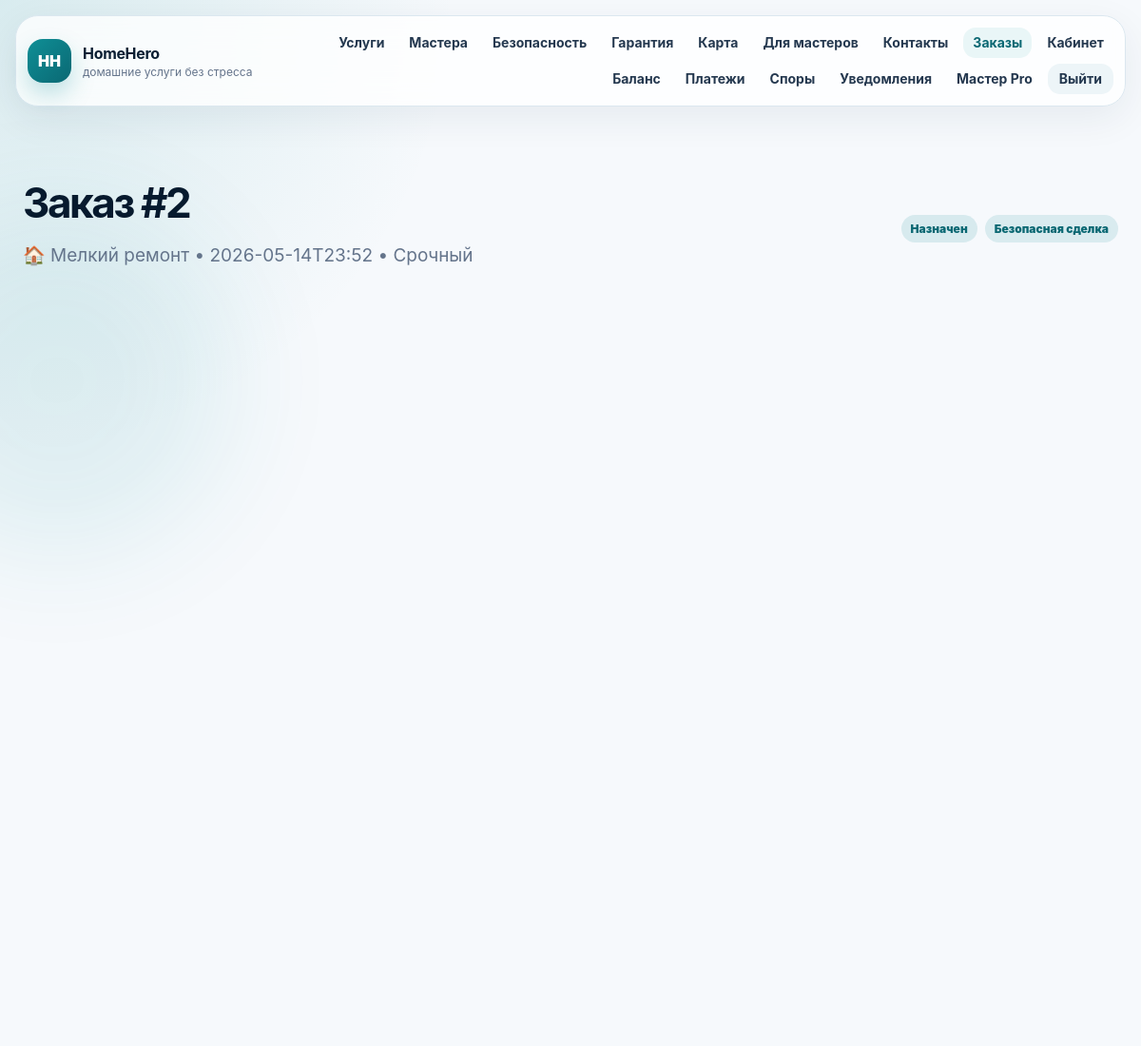
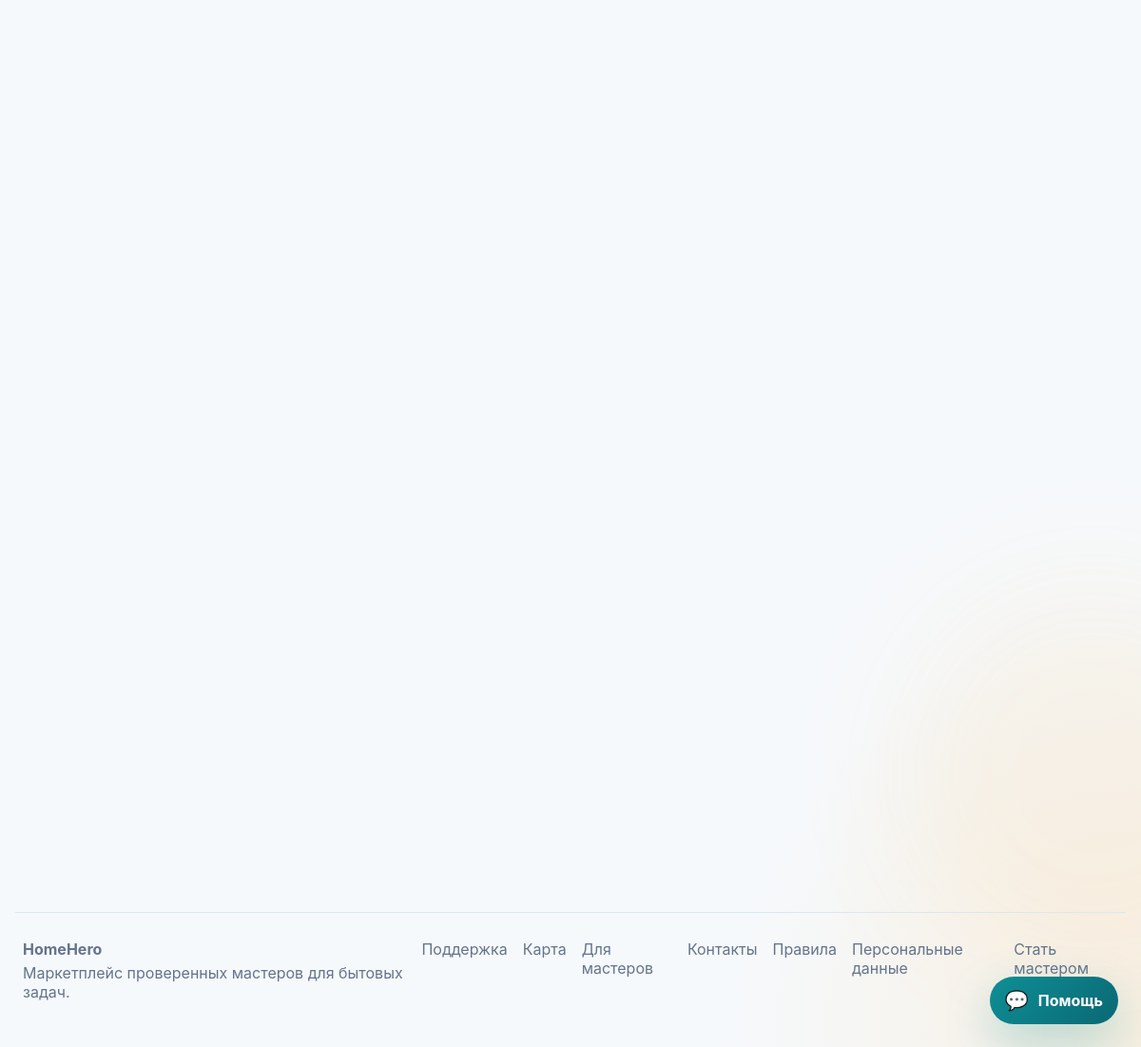
Page /orders/2 (signed in) on the committed database (2 pictures, top to bottom).
### tables this page shows
CREATE TABLE orders (
        id INTEGER PRIMARY KEY AUTOINCREMENT,
        customer_id INTEGER NOT NULL,
        master_id INTEGER,
        category_id INTEGER NOT NULL,
        title TEXT NOT NULL,
        description TEXT NOT NULL,
        address TEXT NOT NULL,
        scheduled_at TEXT NOT NULL,
        budget INTEGER NOT NULL,
        status TEXT NOT NULL DEFAULT 'new',
        payment_status TEXT NOT NULL DEFAULT 'hold',
        created_at TEXT NOT NULL, urgent INTEGER NOT NULL DEFAULT 0, promo_code TEXT DEFAULT '', discount INTEGER NOT NULL DEFAULT 0, final_price INTEGER NOT NULL DEFAULT 0,
        FOREIGN KEY (customer_id) REFERENCES users(id),
        FOREIGN KEY (master_id) REFERENCES users(id),
        FOREIGN KEY (category_id) REFERENCES categories(id)
    );

CREATE TABLE categories (
        id INTEGER PRIMARY KEY AUTOINCREMENT,
        name TEXT NOT NULL UNIQUE,
        description TEXT NOT NULL,
        icon TEXT NOT NULL,
        base_price INTEGER NOT NULL
    );

### app.py (the view, shortened to what this page needs)
@app.route("/orders/<int:order_id>", methods=["GET", "POST"])
@login_required
def order_detail(order_id):
    order = order_or_404(order_id)
    review = one("SELECT * FROM reviews WHERE order_id=?", (order_id,))
    now = datetime.now().isoformat(timespec="seconds")
    messages = all_rows("""
        SELECT m.*, u.name AS sender_name
        FROM order_messages m JOIN users u ON u.id=m.sender_id
        WHERE m.order_id=?
        ORDER BY m.created_at ASC
    """, (order_id,))
    photos = all_rows("SELECT * FROM order_photos WHERE order_id=? ORDER BY created_at DESC", (order_id,))
    warranty = one("SELECT * FROM warranties WHERE order_id=?", (order_id,))
    complaints = all_rows("SELECT * FROM complaints WHERE order_id=? ORDER BY created_at DESC", (order_id,))
    payments = all_rows("SELECT * FROM payments WHERE order_id=? ORDER BY created_at DESC", (order_id,))
    intake_answers = all_rows("SELECT * FROM order_intake_answers WHERE order_id=? ORDER BY id", (order_id,))
    disputes = all_rows("SELECT * FROM disputes WHERE order_id=? ORDER BY created_at DESC", (order_id,))
    return render_template("order_detail.html", order=order, review=review, messages=messages, photos=photos, warranty=warranty, complaints=complaints, payments=payments, intake_answers=intake_answers, disputes=disputes)

### app.py (called while the page is built)
def db():
    if "db" not in g:
        g.db = sqlite3.connect(app.config["DATABASE"])
        g.db.row_factory = sqlite3.Row
    return g.db

def one(sql, params=()):
    return db().execute(sql, params).fetchone()

def all_rows(sql, params=()):
    return db().execute(sql, params).fetchall()

@app.before_request
def load_user():
    user_id = session.get("user_id")
    g.user = one("SELECT * FROM users WHERE id=?", (user_id,)) if user_id else None

@app.context_processor
def globals_for_templates():
    try:
        categories = all_rows("SELECT * FROM categories ORDER BY name")
    except Exception:
        categories = []
    return {
        "nav_categories": categories,
        "status_labels": STATUS_LABELS,
        "payment_labels": PAYMENT_LABELS,
        "ticket_status_labels": TICKET_STATUS_LABELS,
        "ticket_priority_labels": TICKET_PRIORITY_LABELS,
        "verification_status_labels": VERIFICATION_STATUS_LABELS,
        "payment_event_labels": PAYMENT_EVENT_LABELS,
        "dispute_status_labels": DISPUTE_STATUS_LABELS,
        "avatar_src": avatar_src,
        "is_verified": is_verified,
        "current_year": datetime.now().year,
    }

def login_required(view):
    @wraps(view)
    def wrapped(**kwargs):
        if g.user is None:
            flash("Сначала войдите в аккаунт.", "warning")
            return redirect(url_for("login", next=request.path))
        return view(**kwargs)
    return wrapped

def order_or_404(order_id):
    order = one(
        """
        SELECT o.*, c.name AS category_name, c.icon AS category_icon,
               cu.name AS customer_name, cu.phone AS customer_phone,
               mu.name AS master_name, mu.phone AS master_phone
        FROM orders o
        JOIN categories c ON c.id=o.category_id
        JOIN users cu ON cu.id=o.customer_id
        LEFT JOIN users mu ON mu.id=o.master_id
        WHERE o.id=?
        """,
        (order_id,),
    )
    if not order:
        abort(404)
    if g.user["role"] != "admin" and g.user["id"] not in [order["customer_id"], order["master_id"]]:
        abort(403)
    return order

### templates/order_detail.html (shortened to what this page needs)
{% extends "base.html" %}
{% block content %}
<section class="page-head compact">
  <div>
    <h1>Заказ #{{ order.id }}</h1>
    <p>{{ order.category_icon }} {{ order.category_name }} • {{ order.scheduled_at }}{% if order.urgent %} • Срочный{% endif %}</p>
  </div>
  <div class="ticket-badges">
    <span class="status {{ order.status }}">{{ status_labels[order.status] }}</span>
    <span class="priority normal">{{ payment_labels[order.payment_status] }}</span>
  </div>
</section>
<section class="section split">
</section>
<section class="section split">
</section>
<section class="section split">
</section>
{% endblock %}

### static/css/style.css (style rules this page uses)
:root { --bg:#f6f9fc; --surface:#ffffff; --surface-2:#f0f7fb; --ink:#0b1f33; --muted:#64748b; --line:#dbe7ef; --primary:#0f8f96; --primary-dark:#0a6873; --accent:#ffb84d; --danger:#e34b5f; --green:#1fa463; --shadow:0 24px 70px rgba(12,42,71,.10); --radius:28px; }
* { box-sizing:border-box }
body { margin:0; font-family:Inter,Arial,sans-serif; color:var(--ink); background: radial-gradient(circle at top left,rgba(15,143,150,.13),transparent 30rem), radial-gradient(circle at bottom right,rgba(255,184,77,.15),transparent 28rem), var(--bg); }
.hero h1,.page-head h1 { font-size:58px;line-height:.96;margin:16px 0;color:#071a2e;letter-spacing:-.055em }
.hero p,.page-head p { font-size:19px;line-height:1.7;color:var(--muted);max-width:650px }
.section { margin:34px 0 }
.split { display:grid;grid-template-columns:1fr 1fr;gap:22px }
.page-head { padding:46px 8px 20px }
.page-head.compact { display:flex;align-items:center;justify-content:space-between;gap:20px }
.page-head.compact h1 { font-size:44px }
.badge,.status { display:inline-flex;padding:7px 10px;border-radius:999px;font-size:12px;font-weight:900 }
.status.assigned,.status.in_progress { background:rgba(15,143,150,.13);color:var(--primary-dark) }
.priority,.ticket-status { display:inline-flex; align-items:center; justify-content:center; padding:7px 10px; border-radius:999px; font-size:12px; font-weight:900; white-space:nowrap; }
.priority.normal { background:rgba(15,143,150,.12);color:var(--primary-dark) }
.ticket-badges { display:flex;gap:8px;flex-wrap:wrap }
html { scroll-behavior:smooth }
body { overflow-x:hidden }
.split { grid-template-columns:minmax(0,1fr) minmax(0,1fr) }
html,body { width:100%; max-width:100%; overflow-x:hidden!important; }
body { min-width:0; }
main,section,.section,.page-head,.hero,.stats,.grid,.split { max-width:100%!important; }
.split { grid-template-columns:minmax(0,1fr) minmax(0,1fr)!important; }

### rows in the picture
orders: id "2", scheduled_at "2026-05-14T23:52", status "Назначен", payment_status "Безопасная сделка"
categories: category_icon "🏠", category_name "Мелкий ремонт"
